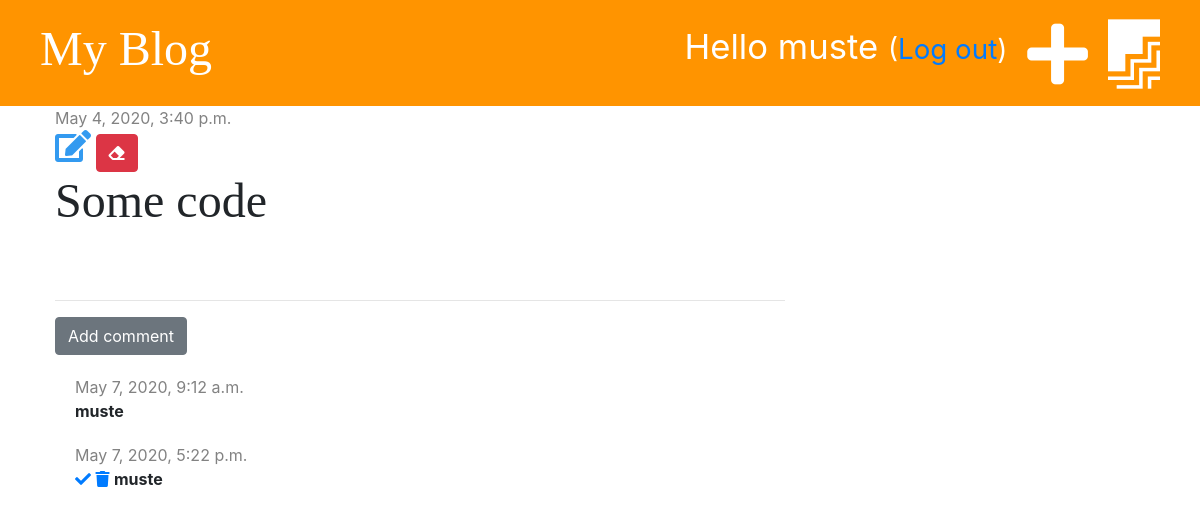
The app's page /post/5/ (signed in) with its own data.
### blog/models.py (models this page shows, shortened)
class Post(models.Model):
    author = models.ForeignKey('auth.User', on_delete=models.CASCADE)
    title = models.CharField(max_length=200)
    text = models.TextField()
    created_date = models.DateTimeField(default=timezone.now)
    published_date = models.DateTimeField(blank=True, null=True)

class Comment(models.Model):
    post = models.ForeignKey('blog.Post', on_delete=models.CASCADE, related_name='comments')
    author = models.CharField(max_length=200)
    text = models.TextField()
    created_date = models.DateTimeField(default=timezone.now)
    approved = models.BooleanField(default=False)

### blog/views.py (the view)
# urls.py: path('post/<int:pk>/', views.post_detail, name='post_detail'),
def post_detail(request, pk):
    post = get_object_or_404(Post, pk=pk)
    stuff_for_frontend = {'post': post}
    return render(request, 'blog/post_detail.html', stuff_for_frontend)

### blog/templatetags/markdownify.py (called while the page is built)
@register.filter
def markdown(value):
    renderer = HighlightRenderer()
    markdown = mistune.Markdown(renderer=renderer)
    return markdown(value)

### blog/templates/blog/post_detail.html (shortened to what this page needs)
{% extends 'blog/base.html' %}
{% load markdownify %}
{% block content %}
    <div class="post">
        {% if post.published_date %}
            <div class="date">
                {{ post.published_date }}
            </div>
            {% else %}
            <a href="{% url 'post_publish' pk=post.pk %}" class="btn btn-primary">Publish</a>
        {% endif %}
        {% if user.is_authenticated %}
            <a href="{% url 'post_edit' pk=post.pk %}"><i class="fas fa-edit fa-2x " style="color: #339af0"></i></a>
            <a href="{% url 'post_delete' pk=post.pk %}" class="btn btn-danger"
                onclick="return confirm('Are you sure you want to delete this post?')">
                <i class="fas fa-eraser "></i>
            </a>
        {% endif %}
        <h1>{{ post.title }}</h1>
    </div>
    <hr>
    <a href="{% url 'add_comment_to_post' pk=post.pk %}" class="btn btn-secondary">Add comment</a>
    {% for comment in post.comments.all %}
        {% if user.is_authenticated or comment.approved %}
            <div class="comment">
                <div class="date">
                    {{ comment.created_date }}
                </div>
                {% if not comment.approved and user.is_superuser %}
                    <a href="{% url 'comment_approve' pk=comment.pk %}"><i class="fas fa-check"></i></a>
                    <a href="{% url 'comment_remove' pk=comment.pk %}"><i class="fas fa-trash alt"></i></a>
                {% endif %}
                <strong>{{ comment.author }}</strong>
            </div>
        {% endif %}
    {% empty %}
        <p>No comments yet ...</p>
    {% endfor %}
{% endblock %}

### blog/templates/blog/base.html (shortened to what this page needs)
{% load static %}
<!DOCTYPE html>
<html lang="en">
<head>
    <link rel="stylesheet" href="https://maxcdn.bootstrapcdn.com/bootstrap/4.0.0/css/bootstrap.min.css">
    <link rel="stylesheet" href="{% static 'css/blog.css' %}">
    <link rel="stylesheet" href="https://cdnjs.cloudflare.com/ajax/libs/font-awesome/5.13.0/css/all.min.css">
    <link rel="stylesheet" href="{% static 'css/zenburn.css' %}">
</head>
<body>
    <div class="page-header">
        {% if user.is_authenticated %}
            <a href="{% url 'post_draft_list' %}" class="top-menu"><i class="fab fa-firstdraft fa-2x" style="color: white;"></i></a>
            <a href="{% url 'post_new' %}" class="top-menu"><i class="fas fa-plus fa-2x" style="color: white;"></i></a>
            <p class="top-menu">Hello {{ user.username }} <small>(<a href="{% url 'logout' %}">Log out</a>)</small></p>
        {% else %}
            <a href="{% url 'login' %}" class="top-menu"><i class="fas fa-sign-in-alt fa-2x" style="color: white;"></i></a>
        {% endif %}
        <h1><a href="{% url 'post_list' %}">My Blog</a></h1>
    </div>
    <div class="content container">
        <div class="row">
            <div class="col-md-8">
                {% block content %}
                {% endblock %}
            </div>
        </div>
    </div>
</body>
</html>

### blog/static/css/blog.css (style rules this page uses)
.page-header { background-color: #ff9400; margin-top: 0; padding: 20px 20px 20px 40px; }
.page-header h1, .page-header h1 a { color: #ffffff; font-size: 36pt; text-decoration: none; }
.content { margin-left: 40px; }
h1, h2, h3, h4 { font-family: 'Tangerine', 'Inconsolata', 'Droid Sans', serif; font-size: 48px; }
.date { color: #828282; }
.post { margin-bottom: 70px; }
.top-menu, .top-menu:hover { color: #ffffff; float: right; font-size: 26pt; margin-right: 20px; }
.comment { margin: 20px 0px 20px 20px; }

### records on screen
Post: published_date "May 4, 2020, 3:40 p.m.", title "Some code"
Comment: created_date "May 7, 2020, 9:12 a.m.", author "muste"
Comment: created_date "May 7, 2020, 5:22 p.m.", approved False (drawn), author "muste"

### other values on screen
{{ user.username }} "muste"
